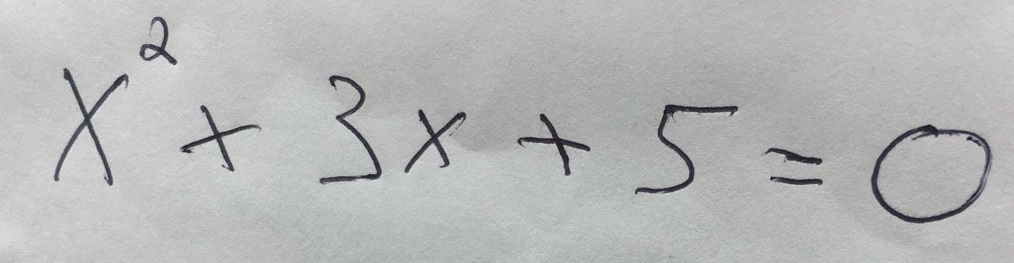
#> input picture Equation-Solver/internals/input.png, 1014 x 263 px
$ python -i segmentor.py   (imports and definitions only)
#> lines starting #> are read from the running program, lines starting #| are printed output that depends on the picture; after the words box and inside, x2 and y2 are one past the last pixel; in counts of white or black regions, pixels touching at a corner belong together
import os
import sys
import cv2
import numpy as np
#import matplotlib.pyplot as plt
root = os.getcwd()
OUTPUT_DIR = os.path.join(root, 'segmented')

def line_array(x):
	upper, lower = [], []
	for y in range(5, len(x) - 5):
		s_a, s_p = strtline(y, x)
		e_a, e_p = endline(y, x)
		if s_a >= 7 and s_p >= 5:
			upper.append(y)
		if e_a >= 5 and e_p >= 7:
			lower.append(y)
	return upper, lower

def strtline(y, array):
	prev,ahead = 0,0
	for i in array[y:y+10]:
		if i > 3:
			ahead += 1
	for i in array[y-10:y]:
		if i==0:
			prev += 1
	return ahead, prev

def endline(y, array):
	ahead = 0
	prev = 0
	for i in array[y:y+10]:
		if i==0:
			ahead += 1
	for i in array[y-10:y]:
		if i > 3:
			prev += 1
	return ahead, prev

def endline_word(y, array, a):
	ahead = 0
	prev = 0
	for i in array[y:y+2*a]:
		if i < 2:
			ahead += 1
	for i in array[y-a:y]:
		if i > 2:
			prev += 1
	return prev ,ahead

def end_line_array(array, a):
	list_endlines = []
	for y in range(len(array)):
		e_p, e_a = endline_word(y, array, a)
		# print(e_p, e_a)
		if e_a >= int(1.5*a) and e_p >= int(0.7*a):
			list_endlines.append(y)
	return list_endlines

def refine_endword(array):
	refine_list = []
	for y in range(len(array)-1):
		if array[y]+1 < array[y+1]:
			refine_list.append(array[y])

	if len(array) != 0:
		refine_list.append(array[-1])
	return refine_list

def refine_array(array_upper, array_lower):
	upper, lower = [], []
	for y in range(len(array_upper)-1):
		if array_upper[y] + 5 < array_upper[y+1]:
			upper.append(array_upper[y]-10)
	for y in range(len(array_lower)-1):
		if array_lower[y] + 5 < array_lower[y+1]:
			lower.append(array_lower[y]+10)
	if array_upper:
		upper.append(array_upper[-1]-10)
	if array_lower:
		lower.append(array_lower[-1]+10)
	return upper, lower

def letter_width(contours):
	letter_width_sum = 0
	count = 0
	for cnt in contours:
		if cv2.contourArea(cnt) > 20:
			x,y,w,h = cv2.boundingRect(cnt)
			letter_width_sum += w
			count += 1
	if count==0:
		return 0
	return letter_width_sum/count


def end_wrd_dtct(lines, i, bin_img, mean_lttr_width, total_width):
	count_y = np.zeros(shape = total_width)
	for x in range(total_width):
		for y in range(lines[i][0],lines[i][1]):
			if bin_img[y][x] == 255:
				count_y[x] += 1

	end_lines = end_line_array(count_y, int(mean_lttr_width))
	endlines = refine_endword(end_lines)
	return endlines

def get_letter_rect(k, contours):
	valid = True
	x,y,w,h = cv2.boundingRect(contours[k])
	for i in range(len(contours)):
		cnt = contours[i]
		if i == k:
			continue
		elif cv2.contourArea(cnt) < 50:
			continue

		x1,y1,w1,h1 = cv2.boundingRect(cnt)

		if abs(x1 + w1/2 - (x + w/2)) < 50:
			if y1 > y:
				h = abs(y - (y1 + h1))
				w = abs(x - (x1 + w1))
			else:
				valid = False
			break

	return (valid,x,y,w,h)

def letter_seg(lines_img, x_lines, i):
	copy_img = lines_img[i].copy()
	x_linescopy = x_lines[i].copy()

	letter_img = []
	letter_k = []

	contours, hierarchy = cv2.findContours(copy_img,cv2.RETR_EXTERNAL,cv2.CHAIN_APPROX_SIMPLE)
	for k in range(len(contours)):
		cnt = contours[k]
		if cv2.contourArea(cnt) < 50:
			continue

		valid,x,y,w,h = get_letter_rect(k, contours)
		if valid:
			letter_k.append((x,y,w,h))

	letter = sorted(letter_k, key=lambda student: student[0])

	word = 1
	letter_index = 0
	for e in range(len(letter)):
		if(letter[e][0]<x_linescopy[0]):
			letter_index += 1
			letter_img_tmp = lines_img[i][letter[e][1]-5:letter[e][1]+letter[e][3]+5,letter[e][0]-5:letter[e][0]+letter[e][2]+5]
			letter_img = letter_img_tmp#cv2.resize(letter_img_tmp, dsize =(28, 28), interpolation = cv2.INTER_AREA)
			cv2.imwrite(os.path.join(OUTPUT_DIR, str(i+1)+'_'+str(word)+'_'+str(letter_index)+'.jpg'), 255-letter_img)
		else:
			x_linescopy.pop(0)
			word += 1
			letter_index = 1
			letter_img_tmp = lines_img[i][letter[e][1]-5:letter[e][1]+letter[e][3]+5,letter[e][0]-5:letter[e][0]+letter[e][2]+5]
			letter_img = cv2.resize(letter_img_tmp, dsize =(28, 28), interpolation = cv2.INTER_AREA)
			cv2.imwrite(OUTPUT_DIR+str(i+1)+'_'+str(word)+'_'+str(letter_index)+'.jpg', 255-letter_img)

def image_segmentation(filepath):
#> called with filepath = 'internals/input.png'
	print("\n........Program Initiated.......\n")
	src_img = cv2.imread(filepath, cv2.IMREAD_GRAYSCALE)
#> src_img: shape (263, 1014); min 17, max 228, mean 182.6
	orig_height, orig_width = src_img.shape
#> orig_height = 263; orig_width = 1014

	print("\n Resizing Image........")
	width = 1320
	height = int(width * orig_height / orig_width)
#> height = 342
	src_img = cv2.resize(src_img, dsize=(width, height), interpolation=cv2.INTER_AREA)
#> src_img: shape (342, 1320)

	print("#---------Image Info:--------#")
	print("\tHeight =", height, "\n\tWidth =", width)
#| 	Height = 342
#| 	Width = 1320
	PIXEL_SET = 255
	kernel_size = 21
	normalized_mean = 20
	bin_img = cv2.adaptiveThreshold(src_img, PIXEL_SET, cv2.ADAPTIVE_THRESH_MEAN_C, cv2.THRESH_BINARY_INV, kernel_size,
									normalized_mean)
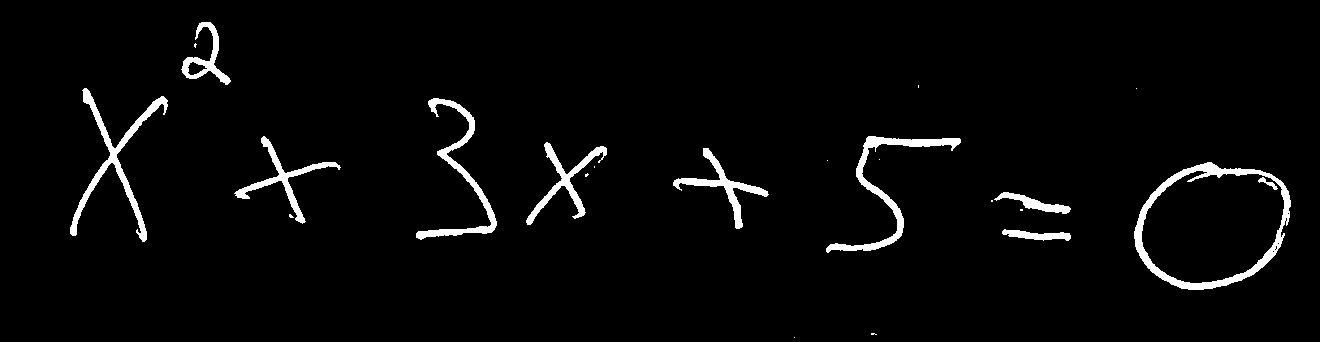
#> bin_img: shape (342, 1320); 3.2% white; 23 white regions (12 under 20 px), largest, box (x1, y1, x2, y2) and area: (1134, 162, 1291, 290) 2939, (70, 88, 168, 242) 2107, (826, 136, 961, 253) 1932

	print("Noise Removal")
	kernel = cv2.getStructuringElement(cv2.MORPH_ELLIPSE, (3, 3))
	final_thr = cv2.morphologyEx(bin_img, cv2.MORPH_CLOSE, kernel)
#> final_thr: shape (342, 1320); 3.2% white; 20 white regions (10 under 20 px), largest, box (x1, y1, x2, y2) and area: (1134, 162, 1291, 290) 3054, (70, 88, 168, 242) 2112, (826, 136, 961, 253) 1940
	contr_retrival = final_thr.copy()
	print("Character Segmentation")
	count_x = np.zeros(shape=(height))
#> count_x = 342 values from 0 to 0
	for y in range(height):
		for x in range(width):
			if bin_img[y][x] == PIXEL_SET:
				count_x[y] += 1

	upper_lines, lower_lines = line_array(count_x)
#> upper_lines = [19, 20, 21, 22, 23, 24, 25, 26, 27]
	upperlines, lowerlines = refine_array(upper_lines, lower_lines)

	if len(upperlines) == len(lowerlines):
		lines = []
		for y in upperlines:
			final_thr[y][:] = PIXEL_SET
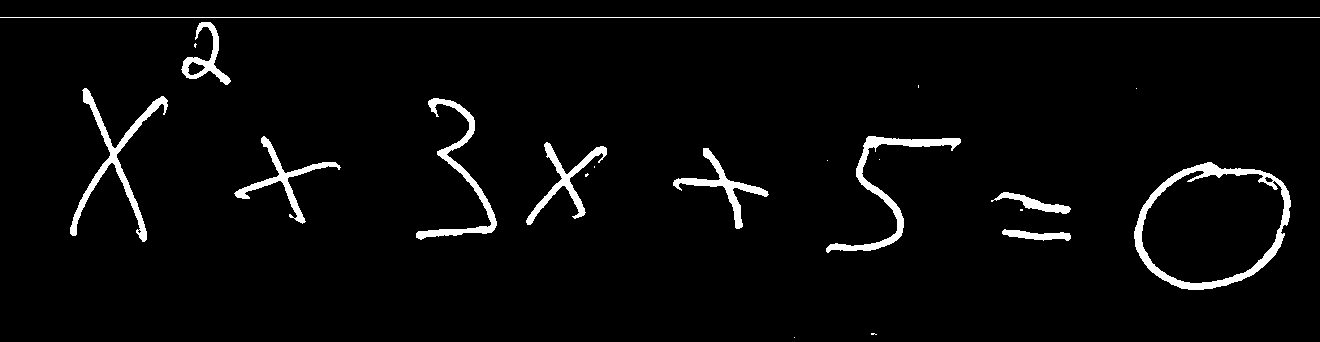
#> final_thr: shape (342, 1320); 3.5% white; 21 white regions (10 under 20 px), largest, box (x1, y1, x2, y2) and area: (1134, 162, 1291, 290) 3054, (70, 88, 168, 242) 2112, (826, 136, 961, 253) 1940
		for y in lowerlines:
			final_thr[y][:] = PIXEL_SET
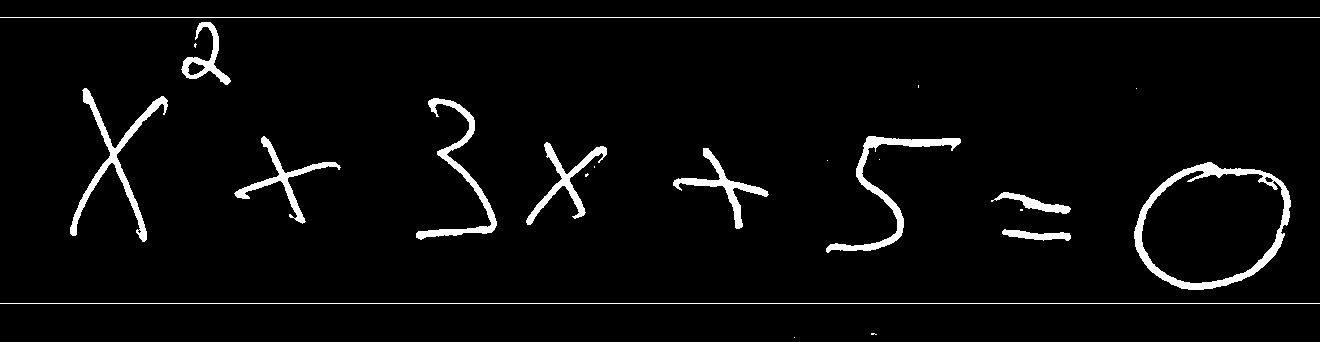
#> final_thr: shape (342, 1320); 3.8% white; 22 white regions (10 under 20 px)
		for y in range(len(upperlines)):
			lines.append((upperlines[y], lowerlines[y]))
	else:
		print("Unable to process the noisy image")
		showimages()
		k = cv2.waitKey(0)
		while 1:
			k = cv2.waitKey(0)
			if k & 0xFF == ord('q'):
				cv2.destroyAllWindows()
				exit()

	lines = np.array(lines)
	no_of_lines = len(lines)
	print("\nLines :", no_of_lines)
#| Lines : 1

	lines_img = []
	for i in range(no_of_lines):
		lines_img.append(bin_img[lines[i][0]:lines[i][1], :])
#> after the loop, lines_img = 1 item

	contours, hierarchy = cv2.findContours(contr_retrival, cv2.RETR_EXTERNAL, cv2.CHAIN_APPROX_SIMPLE)
#> contours = 20 contours, 10 with area under 20; largest, box (x1, y1, x2, y2) and area: (1134, 162, 1291, 290) 15048, (70, 88, 168, 242) 1814, (826, 136, 961, 253) 1668, (416, 98, 497, 240) 1472, (526, 142, 607, 225) 1086
	cv2.drawContours(src_img, contours, -1, (0, 255, 0), 1)
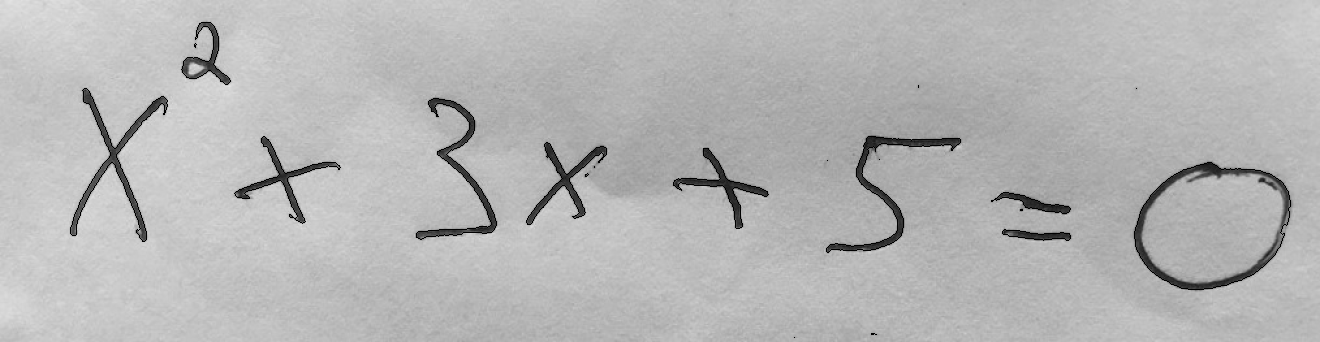
#> src_img: shape (342, 1320); min 0, max 228, mean 181.7

	mean_lttr_width = letter_width(contours)
#> the loop in letter_width, `for cnt in contours:` made 20 passes
#> (x, y, w, h, letter_width_sum) on passes 3, 5, 8, 11, 12, 13, 14, 15, 17, 20: (1002, 229, 69, 12, 69), (991, 192, 80, 22, 149), (1134, 162, 157, 128, 306), (673, 148, 96, 81, 402), (526, 142, 81, 83, 483), (826, 136, 135, 117, 618), (234, 136, 107, 88, 725), (416, 98, 81, 142, 806), (70, 88, 98, 154, 904), (181, 22, 50, 63, 954)
#> cnt on passes 1, 4, 7, 9, 10, 16: [[794, 337]], [[1020, 209], [1020, 210], [1022, 210], [1022, 209]], [[594, 166], [594, 167]], [[827, 160]], [[879, 159]], [[1136, 88]]
#> after the loop in letter_width, `for cnt in contours:`: count = 10; letter_width_sum = 954
#> mean_lttr_width = 95.4
	print("\nAverage Width of Each Letter:- ", mean_lttr_width)
#| Average Width of Each Letter:-  95.4
	x_lines = []

	for i in range(len(lines_img)):
		x_lines.append(end_wrd_dtct(lines, i, bin_img, mean_lttr_width, width))
#> this loop made 1 pass

	for i in range(len(x_lines)):
		x_lines[i].append(width)
#> this loop made 1 pass
	for i in range(len(lines)):
		letter_seg(lines_img, x_lines, i)
#> this loop made 1 pass
#> pass 1, in letter_seg, `cv2.imwrite(os.path.join(OUTPUT_DIR, str(i+1)+'_'+str(word)+'_'+str(le..`:
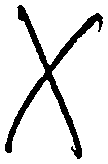
#> saved as 1_1_1.jpg: shape (164, 108); 88.1% white; 1 black region, box (x1, y1, x2, y2) and area: (5, 5, 103, 159) 2107
#> pass 1, in letter_seg, `cv2.imwrite(os.path.join(OUTPUT_DIR, str(i+1)+'_'+str(word)+'_'+str(le..`:
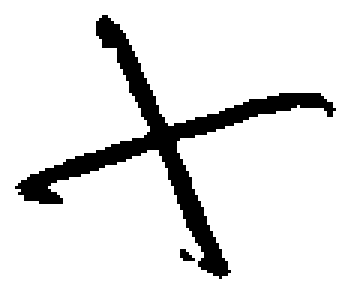
#> saved as 1_1_3.jpg: shape (98, 117) (shown 3 times larger); 89.2% white; 2 black regions (1 under 20 px), largest, box (x1, y1, x2, y2) and area: (5, 5, 112, 93) 1231
	contours, hierarchy = cv2.findContours(bin_img, cv2.RETR_EXTERNAL, cv2.CHAIN_APPROX_SIMPLE)
	for cnt in contours:
		if cv2.contourArea(cnt) > 20:
			x, y, w, h = cv2.boundingRect(cnt)
			cv2.rectangle(src_img, (x, y), (x + w, y + h), (0, 255, 0), 2)
#> this loop made 22 passes
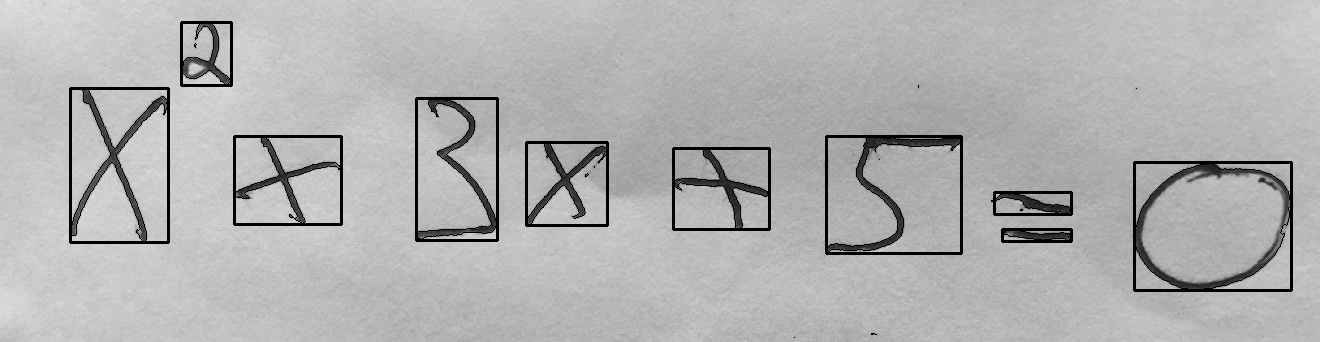
#> src_img: shape (342, 1320); 2.38% of pixels changed, all inside (x1, y1, x2, y2) = (69, 21, 1293, 292)

>>> result = image_segmentation('internals/input.png')
